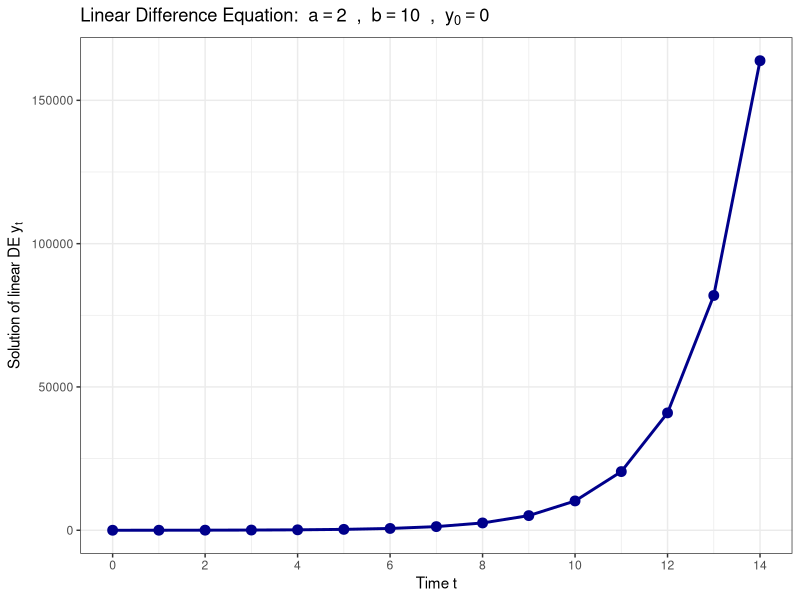
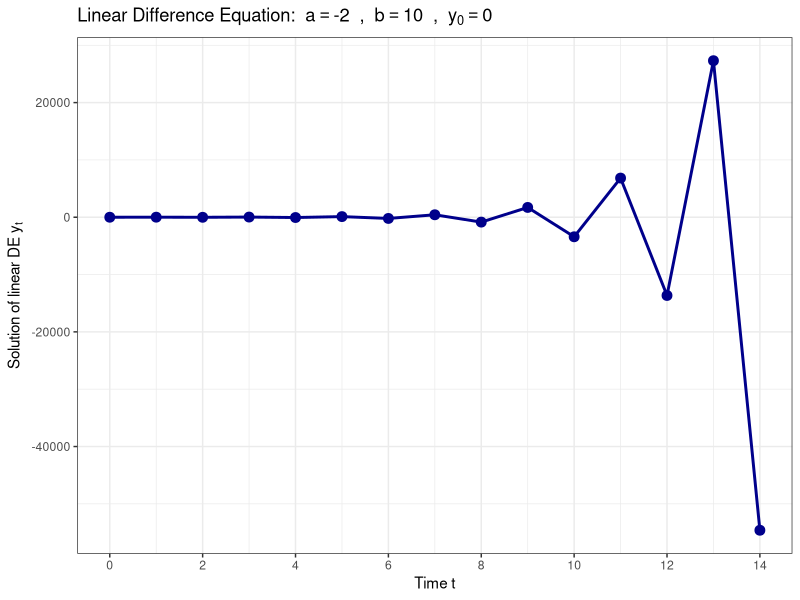
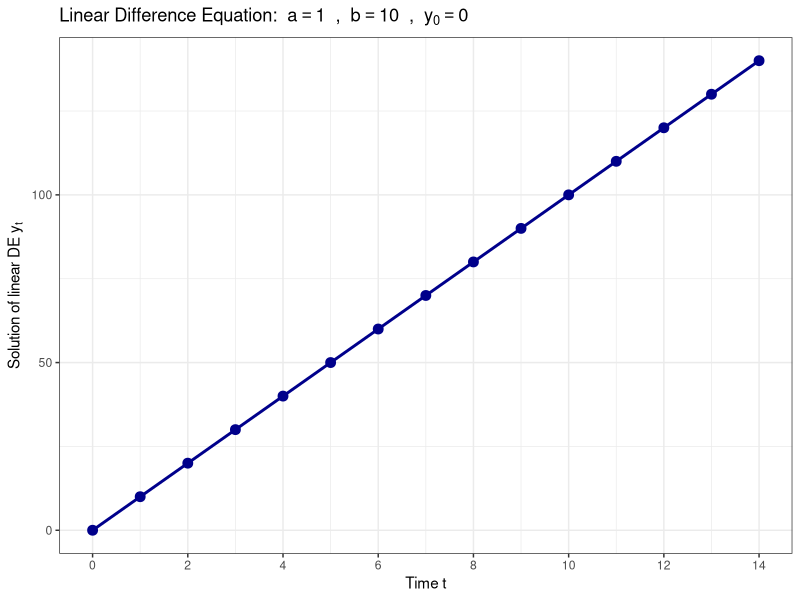
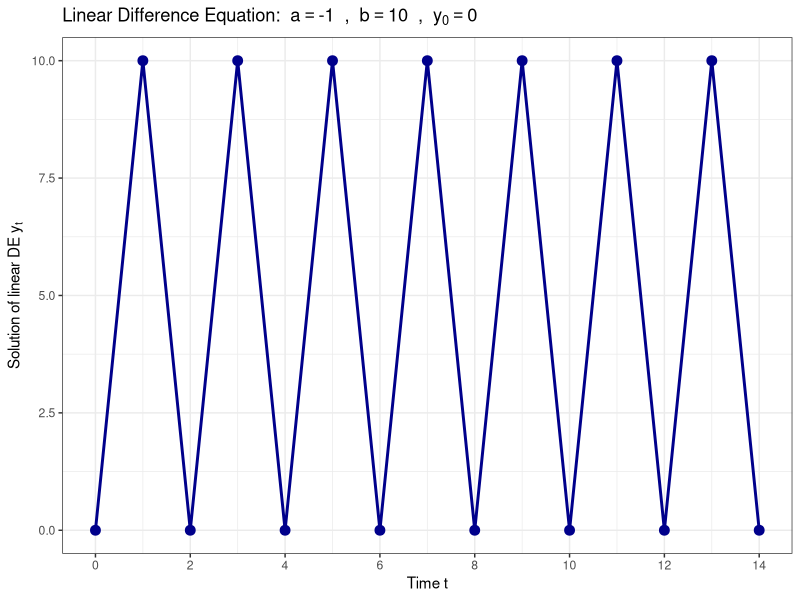
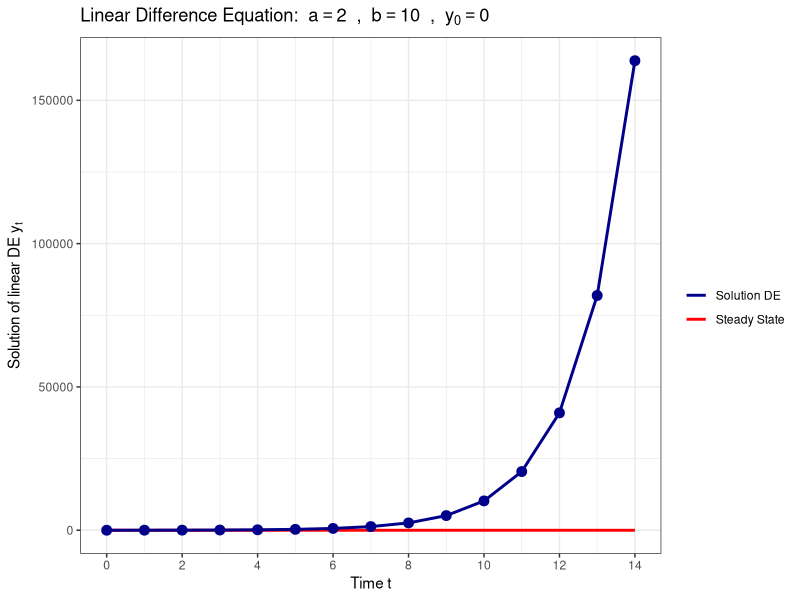
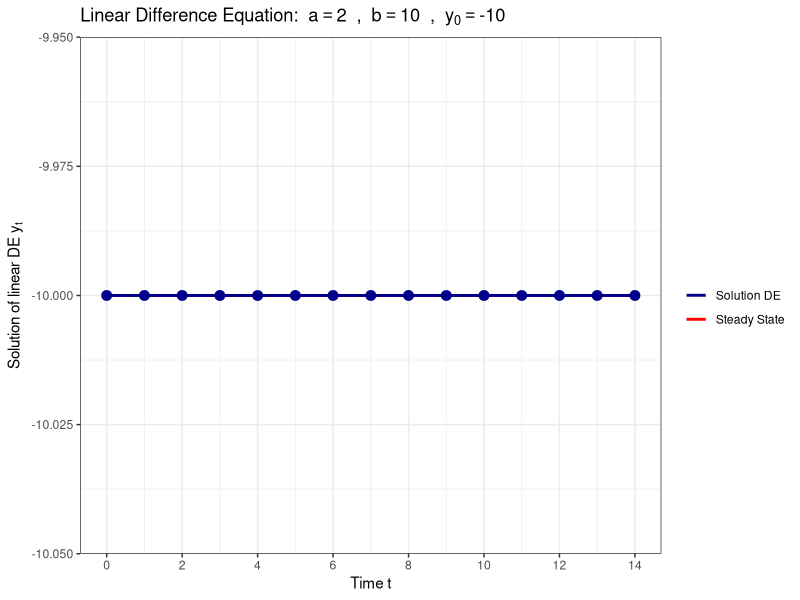
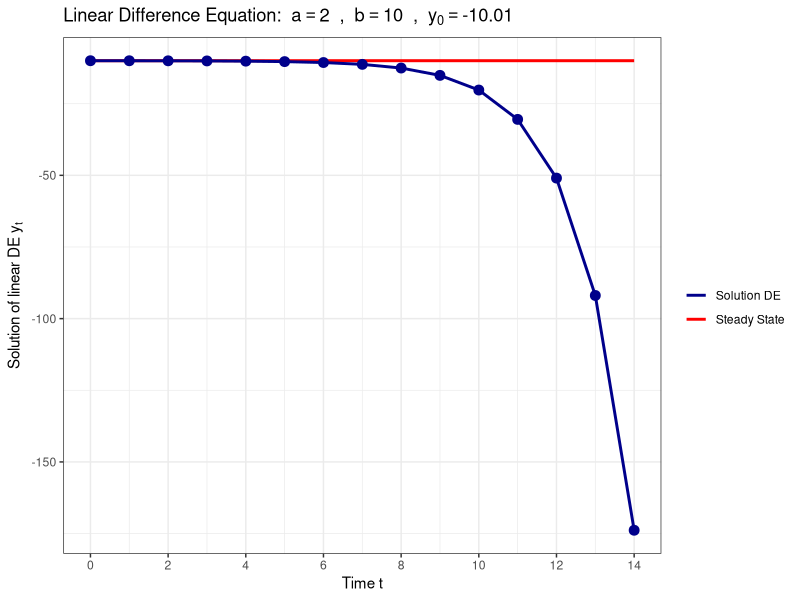
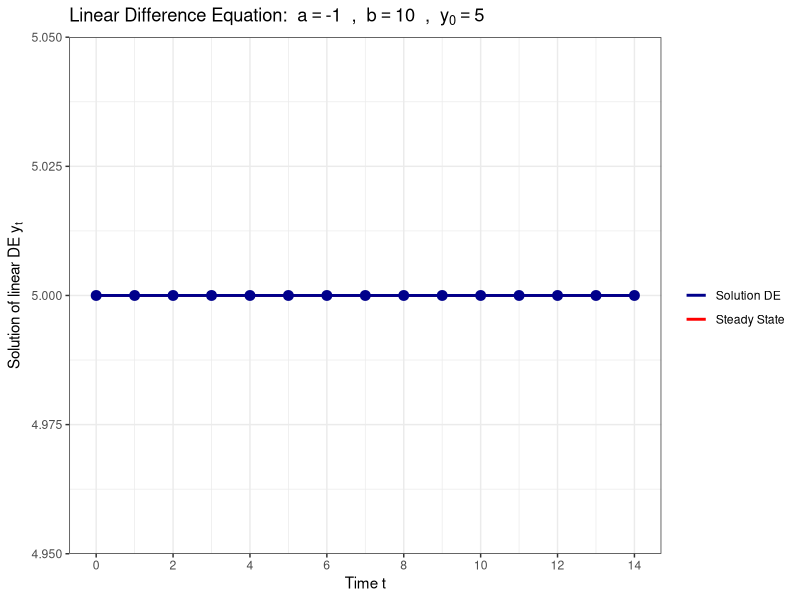

Generate these figures, in order, with R:
#######################################
### Linear Difference Equations
#######################################

# Clear the workspace and load libraries
rm(list = ls())
library(reshape2)
library(base)
library(ggplot2)
library(grid)
library(stringr)
library(tidyverse)


########### 
# Iterates forward a difference equation with known starting value
#     y_0 : starting value
#     a,b : parameters of the difference equation
#     T   : for how many periods to iterate
########### 
diff_eq <- function(y_0, a, b, T) {
  y <- y_0
  for (t in 2:(T+1)) {
      y[t] = a*y[t-1] + b
  }
  return(y)
} 


########### 
# Plots a forward simulated difference equation
#     y_0 : starting value
#     a,b : parameters of the difference equation
#     T   : for how many periods to iterate
###########
plot_diff <- function(y_0, a, b, T) {
  
  # simulate equation forward
  y <- diff_eq(y_0, a, b, T)
  
  # generate plotting data
  dat <- data.frame(
    time = seq(0, T, 1),
    DE = y
  )
  
  # now generate the plot
  myplot <- ggplot(data=dat) + 
    geom_line(aes(x=time, y=DE), color="darkblue", linewidth=1) +
    geom_point(aes(x=time, y=DE), color="darkblue", size=3, show.legend = FALSE) +
    coord_cartesian(xlim=c(0, T)) + 
    scale_x_continuous(breaks=seq(0, T, 2)) +
    labs(x = "Time t",
         y = expression(paste("Solution of linear DE ", y[t])),
         title= bquote("Linear Difference Equation: " ~ a == .(a) ~ " , " ~ b == .(b) ~ " , " ~ y[0] == .(y_0))) +
    theme_bw()
  
  # print the plot
  print(myplot)
}


########### 
# Plots a forward simulated difference equation (incl. steady state)
#     y_0 : starting value
#     a,b : parameters of the difference equation
#     T   : for how many periods to iterate
########### 
plot_diff_steady <- function(y_0, a, b, T) {

  # simulate equation forward
  y <- diff_eq(y_0, a, b, T)
  
  # generate plotting data
  dat <- data.frame(
    time = seq(0, T, 1),
    DE = y,
    stst= array(b/(1-a), c(T+1))
  )
  
  # now generate the plot
  myplot <- ggplot(data=dat) + 
    geom_line(aes(x=time, y=stst, color="Steady State"), linewidth=1) +
    geom_line(aes(x=time, y=DE, color="Solution DE"), linewidth=1) +
    geom_point(aes(x=time, y=DE), color="darkblue", size=3, show.legend = FALSE) +
    scale_color_manual(name = "", values = c("Steady State"="red", "Solution DE"="darkblue")) +
    coord_cartesian(xlim=c(0, T)) + 
    scale_x_continuous(breaks=seq(0, T, 2)) +
    labs(x = "Time t",
         y = expression(paste("Solution of linear DE ", y[t])),
         title= bquote("Linear Difference Equation: " ~ a == .(a) ~ " , " ~ b == .(b) ~ " , " ~ y[0] == .(y_0))) +
    theme_bw()
  
  # print the plot
  print(myplot)
}



########### 
# Generate different plots
########### 

T = 14;

# Values 1
a = 2 ; b = 10 ; y_0 = 0
plot_diff(y_0, a, b, T)

# Values 2
a = -2 ; b = 10 ; y_0 = 0
plot_diff(y_0, a, b, T)

# Values 3
a = 1; b = 10 ; y_0 = 0
plot_diff(y_0, a, b, T)

# Values 4
a = -1; b = 10 ; y_0 = 0
plot_diff(y_0, a, b, T)

# Values 5
a = 2 ; b = 10 ; y_0 = 0
plot_diff_steady(y_0, a, b, T)

# Values 6
a = 2 ; b = 10 ; y_0 = b/(1-a)
plot_diff_steady(y_0, a, b, T)

# Values 7
a = 2 ; b = 10 ; y_0 = b/(1-a)-0.01
plot_diff_steady(y_0, a, b, T)

# Values 8
a = -1; b = 10 ; y_0 = b/(1-a)
plot_diff_steady(y_0, a, b, T)

# Values 9
a = -1; b = 10 ; y_0 = b/(1-a)-1
plot_diff_steady(y_0, a, b, T)

# Values 10
a = 0.75; b = 10 ; y_0 = 500
plot_diff_steady(y_0, a, b, T)

# Values 11
a = 0.50; b = 10 ; y_0 = 0
plot_diff_steady(y_0, a, b, T)

# Values 12
a = 0.25; b = 10 ; y_0 = 0
plot_diff_steady(y_0, a, b, T)

# Values 13
a = -0.75; b = 10 ; y_0 = 0
plot_diff_steady(y_0, a, b, T)

# Values 14
a = -0.50; b = 10 ; y_0 = 0
plot_diff_steady(y_0, a, b, T)

# Values 15
a = -0.25; b = 10 ; y_0 = 0
plot_diff_steady(y_0, a, b, T)
